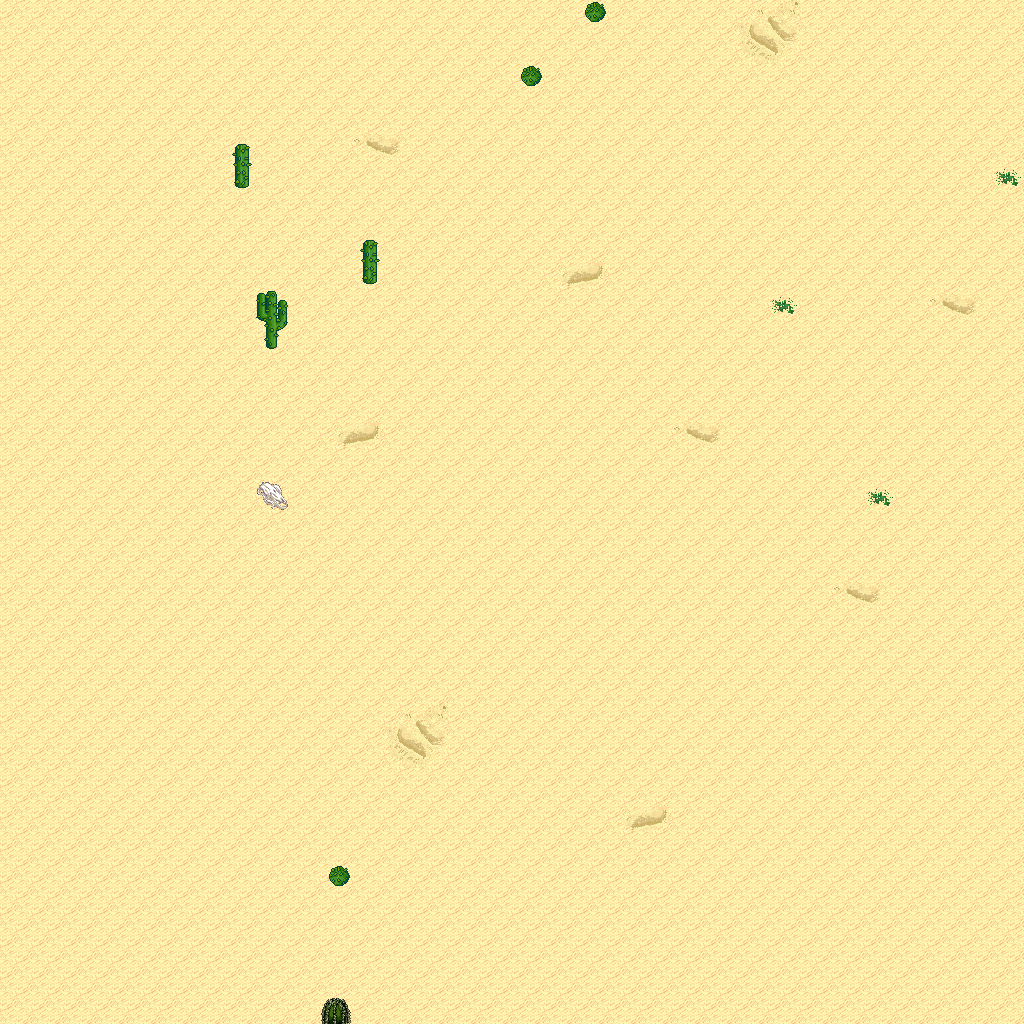

This is a level from a 2D game, rendered from its Tiled map with the project's own tilesets. A one-line summary and the map file follow, with tile-layer data summarised:
An orthogonal 32x32 tile map with 32x32 px tiles, 5 tile layers (Ground, Objects, Objects2, Above, ...), 1 hidden layer not drawn, 15 tilesets.

<map version="1.10" tiledversion="1.11.0" orientation="orthogonal" renderorder="right-down" width="32" height="32" tilewidth="32" tileheight="32" infinite="0" nextlayerid="11" nextobjectid="1">
 <tileset firstgid="1" name="logic_collision" tilewidth="32" tileheight="32" tilecount="1" columns="1">
  <image source="../drawable/logic_collision.png" width="32" height="32" />
 </tileset>
 <tileset firstgid="2" name="ground_ground" tilewidth="32" tileheight="32" tilecount="33" columns="3">
  <image source="../drawable/ground_ground.png" width="96" height="352" />
 </tileset>
 <tileset firstgid="35" name="ground_ridge_earth_pale" tilewidth="32" tileheight="32" tilecount="96" columns="12">
  <image source="../drawable/ground_ridge_earth_pale.png" width="384" height="256" />
 </tileset>
 <tileset firstgid="131" name="ground_ridge_earth_dark" tilewidth="32" tileheight="32" tilecount="96" columns="12">
  <image source="../drawable/ground_ridge_earth_dark.png" width="384" height="256" />
 </tileset>
 <tileset firstgid="227" name="terrain_desert" tilewidth="32" tileheight="32" tilecount="88" columns="8">
  <image source="../drawable/terrain_desert.png" width="256" height="352" />
 </tileset>
 <tileset firstgid="315" name="ground_ladder_vertical_dark" tilewidth="32" tileheight="32" tilecount="3" columns="3">
  <image source="../drawable/ground_ladder_vertical_dark.png" width="96" height="32" />
 </tileset>
 <tileset firstgid="318" name="plant_tree_evergreen" tilewidth="32" tileheight="32" tilecount="36" columns="3">
  <image source="../drawable/plant_tree_evergreen.png" width="96" height="384" />
 </tileset>
 <tileset firstgid="354" name="plant_cactus" tilewidth="32" tileheight="32" tilecount="2" columns="1">
  <image source="../drawable/plant_cactus.png" width="32" height="64" />
 </tileset>
 <tileset firstgid="356" name="plant_cactus_2" tilewidth="32" tileheight="32" tilecount="10" columns="5">
  <image source="../drawable/plant_cactus_2.png" width="160" height="64" />
 </tileset>
 <tileset firstgid="366" name="ground_sand_2" tilewidth="32" tileheight="32" tilecount="15" columns="5">
  <image source="../drawable/ground_sand_2.png" width="160" height="96" />
 </tileset>
 <tileset firstgid="381" name="plant_tree_tree_darkgreen" tilewidth="32" tileheight="32" tilecount="88" columns="8">
  <image source="../drawable/plant_tree_tree_darkgreen.png" width="256" height="352" />
 </tileset>
 <tileset firstgid="469" name="ground_rock_pebbles" tilewidth="32" tileheight="32" tilecount="3" columns="1">
  <image source="../drawable/ground_rock_pebbles.png" width="32" height="96" />
 </tileset>
 <tileset firstgid="472" name="plant_star_shaped_plants" tilewidth="32" tileheight="32" tilecount="6" columns="2">
  <image source="../drawable/plant_star_shaped_plants.png" width="64" height="96" />
 </tileset>
 <tileset firstgid="478" name="plant_stump_small_stump" tilewidth="32" tileheight="32" tilecount="4" columns="2">
  <image source="../drawable/plant_stump_small_stump.png" width="64" height="64" />
 </tileset>
 <tileset firstgid="482" name="plant_round_cactuses" tilewidth="32" tileheight="32" tilecount="20" columns="10">
  <image source="../drawable/plant_round_cactuses.png" width="320" height="64" />
 </tileset>
 <layer id="1" name="Ground" width="32" height="32">
  <data>[1024 cells, 1024 non-empty, 11 distinct tile ids]</data>
 </layer>
 <layer id="2" name="Objects" width="32" height="32">
  <data>[1024 cells, 6 non-empty, 3 distinct tile ids]</data>
 </layer>
 <layer id="3" name="Objects2" width="32" height="32">
  <data>[1024 cells, 0 non-empty, 0 distinct tile ids]</data>
 </layer>
 <layer id="4" name="Above" width="32" height="32">
  <data>[1024 cells, 4 non-empty, 3 distinct tile ids]</data>
 </layer>
 <layer id="5" name="Above2" width="32" height="32">
  <data>[1024 cells, 0 non-empty, 0 distinct tile ids]</data>
 </layer>
 <layer id="6" name="Walkable" width="32" height="32" visible="0">
  <data>[1024 cells, 7 non-empty, 1 distinct tile ids]</data>
 </layer>
 <objectgroup id="7" name="Mapevents" />
 <objectgroup id="8" name="Spawn" />
 <objectgroup id="9" name="Keys" />
 <objectgroup id="10" name="Replace" />
</map>
